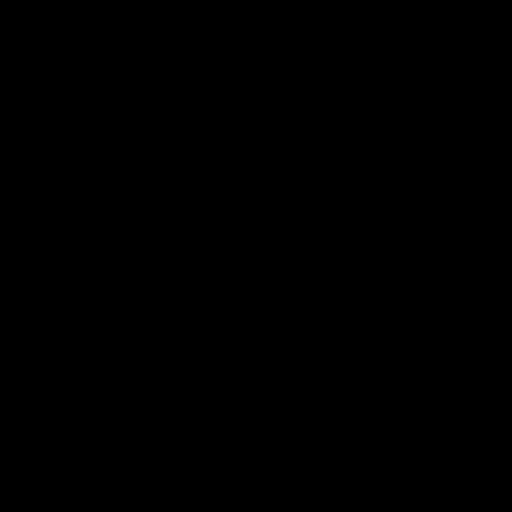
Frame 1 (no input)
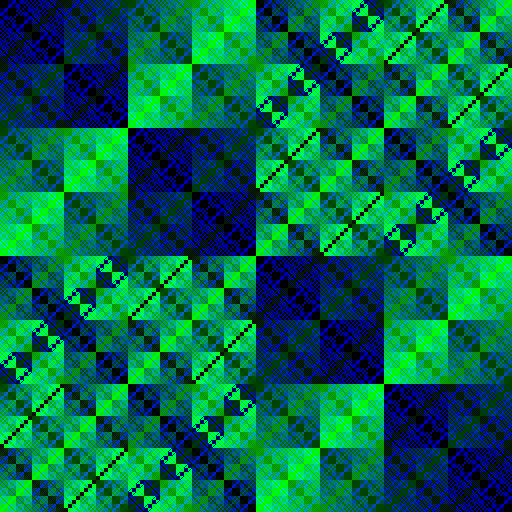
Frame 60 (the mouse pressed at the canvas centre just before this capture)
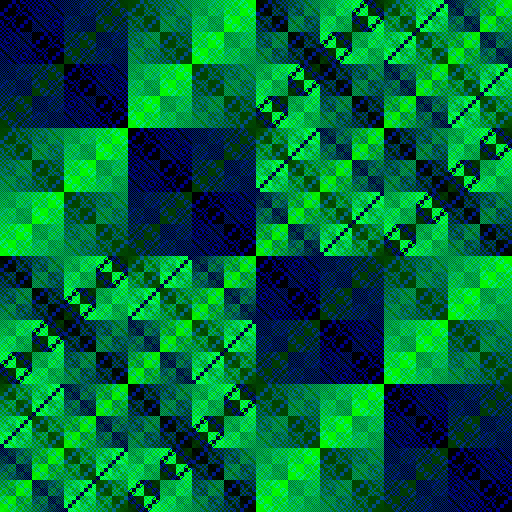
Frame 120 (the mouse held since frame 60 and released just before this capture)

The Processing sketch that drew these frames (run headless with seeded random() and noise(); from frame 60 on, the mouse is pressed at the canvas centre):

// Processing sketch: c_bitwise_8a
// ── c_bitwise_8a.pde
/**
 * Author: qp91mn64
 * License: the MIT License
 * Created: 2026-02-23
 * 
 * Modefied from c_bitwise_8
 * 
 * No usage of `color()`, no grayscale patterns
 * Also no transparency
 * 
 * Bitwise operation, square, & a to extract bits, result used as color
 * Pretty complex patterns
 *
 * Smaller canvas, 512x512 pixels 
 *
 * Just drag to explore different parts
 * 
 * Left click: a + 1
 * Right click: a - 1
 * Press 's' to save an image
 * 
 * See different bitwise patterns:
 * Press '1': bitwise AND &
 * Press '2': bitwise OR |
 * Press '3': bitwise XOR ^ (default)
 */
int cellWidth = 1;
int cellHeight = 1;
int a = 1;  // A bitmask, also an index of patterns
int xMax;
int yMax;
int xOffset = 0;
int yOffset = 0;
int whichBitwiseOperator = 3;  // 1:& 2:| 3:^
int x1 = 0;
int y1 = 0;
int x2 = 0;
int y2 = 0;
String bitwiseString;
PImage image1;
void setup() {
  size(512, 512);
  noStroke();
  xMax = (width - 1) / cellWidth + 1;  // Avoid grey egdes when `width` cannot be divided by `cellWidth`
  yMax = (height - 1) / cellHeight + 1;  // Avoid grey egdes when `height` cannot be divided by `cellHeight`
  if (whichBitwiseOperator == 1) {
    bitwiseString = "AND";
  } else if (whichBitwiseOperator == 2) {
    bitwiseString = "OR";
  } else if (whichBitwiseOperator == 3) {
    bitwiseString = "XOR";
  }
  image1 = createImage(width, height, ARGB);
  println(bitwiseString, a, binary(a));
  frameRate(64);
}
void draw() {
  a--;  // As the change of `a` a bit doesn't change the screen too much, you may use something like `a-=2;` to make it change faster
  int b = 0;
  int color1 = 0;
  int x1;
  int y1;
  background(0);  // Clear the display window
  image1.loadPixels();
  for (int x = 0; x < xMax; x++) {
    for (int y = 0; y < yMax; y++) {
      // Calculate values near 4096
      x1 = x + xOffset;
      y1 = y + yOffset;
      if (whichBitwiseOperator == 1) {
        b = x1 & y1;
      } else if (whichBitwiseOperator == 2) {
        b = x1 | y1;
      } else if (whichBitwiseOperator == 3) {
        b = x1 ^ y1;
      }
      color1 = a & b*b;  // Bitmask, and use the result as the color of pixels
      color1 |= -16777216;
      // Use pixels[] instead of rect() for speed
      for (int dx = 0; dx < cellWidth; dx++) {
        for (int dy = 0; dy < cellHeight; dy++) {
          // No usage of `color()`, no grayscale patterns
          image1.pixels[min(y * cellHeight + dy, height - 1) * width + min(x * cellWidth + dx, width - 1)] = color1;
        }
      }
    }
  }
  image1.updatePixels();
  image(image1, 0, 0);
}
void mousePressed() {
  if (x1 == 0) {
    x1 = mouseX;
    x2 = xOffset;
  }
  if (y1 == 0) {
    y1 = mouseY;
    y2 = yOffset;
  }
  if (mouseButton == LEFT) {
    a++;
    println(bitwiseString, a, binary(a));
  } else if (mouseButton == RIGHT) {
    a--;
    println(bitwiseString, a, binary(a));
  }
}
void mouseDragged() {
  //background(0);
  xOffset = x2 - (mouseX - x1);
  yOffset = y2 - (mouseY - y1);
}
void mouseReleased() {
  x1 = 0;
  y1 = 0;
  println(String.format("xOffset:%d yOffset:%d", xOffset, yOffset));
}
void keyPressed() {
  switch (key) {
    case '1':
      if (whichBitwiseOperator != 1) {
        background(0);
        whichBitwiseOperator = 1;
        bitwiseString = "AND";
        println(bitwiseString, a, binary(a));
      }
      break;
    case '2':
      if (whichBitwiseOperator != 2) {
        background(0);
        whichBitwiseOperator = 2;
        bitwiseString = "OR";
        println(bitwiseString, a, binary(a));
      }
      break;
    case '3':
      if (whichBitwiseOperator != 3) {
        background(0);
        whichBitwiseOperator = 3;
        bitwiseString = "XOR";
        println(bitwiseString, a, binary(a));
      }
      break;
    case 's':
        String s = String.format("your_output/c_bitwise_8a_%s_a_%d_xOffset_%d_yOffset_%d_s%s.png", bitwiseString, a, xOffset, yOffset, stamp());  // For distinction a stamp is used
        save(s);  // Save what on the canvas directly. 
        println(String.format("Saved: %s", s));
      break;
  }
}
String stamp() {
  String stamp1 = year() + nf(month(), 2) + nf(day(), 2) + nf(hour(), 2) + nf(minute(), 2) + nf(second(), 2);  // Timestamp to the second
  stamp1 += String.format("_%d_%d", millis(), frameCount);  // Better distinction
  return stamp1;
}
